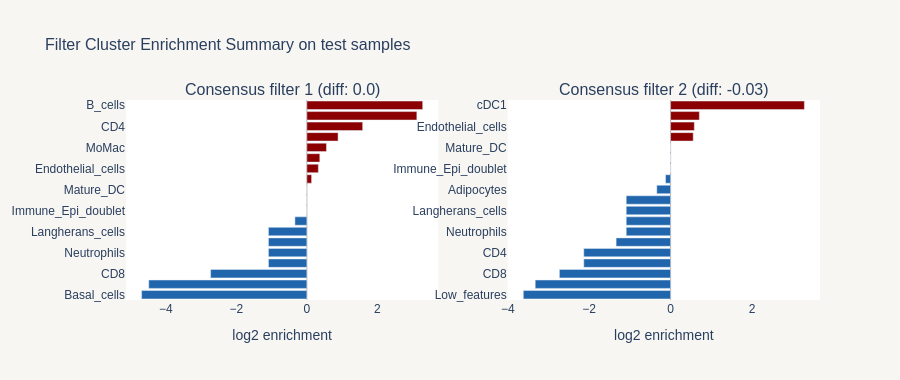
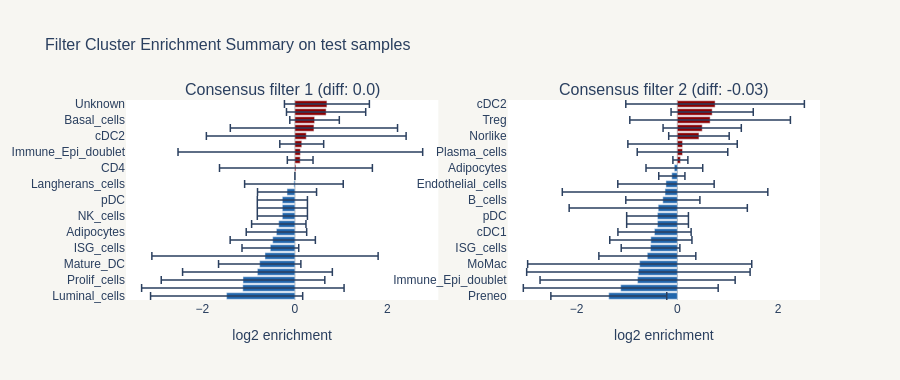

Notebook source saved alongside these figures, in order:
### Code cell
save_path = "/Users/gabrielduval/Documents/S3-CIMA/tests/data"

run_s3cima(
    "Preneo",
    image_id, 
    sample_id, 
    intensity, 
    genes, 
    cell_type, 
    x, 
    y, 
    cell_id, 
    labels,
    label_map,
    num_workers = 0,
    save_path = save_path
)

### Figure 1 — Plotly figure (JSON) as saved in the notebook; plotly's stock layout.template omitted (floating-point values rounded to 4 significant figures)
{"data": [{"customdata": [["Basal_cells", -4.691, 0], ["Norlike", -4.488, 0], ["CD8", -2.732, 0], ["cDC1", -1.09, 0], ["Neutrophils", -1.09, 0], ["NK_cells", -1.09, 0], ["Langherans_cells", -1.09, 0], ["Adipocytes", -0.339, 0], ["Immune_Epi_doublet", 0, 0], ["Plasma_cells", 0, 0], ["Mature_DC", 0, 0], ["Luminal_cells", 0.134, 0], ["Endothelial_cells", 0.326, 0], ["Fibroblasts", 0.367, 0], ["MoMac", 0.556, 0], ["Low_features", 0.886, 0], ["CD4", 1.584, 0], ["Preneo", 3.122, 0], ["B_cells", 3.288, 0]], "hovertemplate": "<b>%{customdata[0]}</b><br>log2 enrichment: %{customdata[1]:.3f}<br>± std: %{customdata[2]:.3f}<extra></extra>", "marker": {"color": ["#2166ac", "#2166ac", "#2166ac", "#2166ac", "#2166ac", "#2166ac", "#2166ac", "#2166ac", "#8b0000", "#8b0000", "#8b0000", "#8b0000", "#8b0000", "#8b0000", "#8b0000", "#8b0000", "#8b0000", "#8b0000", "#8b0000"]}, "orientation": "h", "showlegend": false, "type": "bar", "x": [-4.691, -4.488, -2.732, -1.09, -1.09, -1.09, -1.09, -0.339, 0.0, 0.0, 0.0, 0.1339, 0.3258, 0.367, 0.5559, 0.8858, 1.584, 3.122, 3.288], "xaxis": "x", "y": ["Basal_cells", "Norlike", "CD8", "cDC1", "Neutrophils", "NK_cells", "Langherans_cells", "Adipocytes", "Immune_Epi_doublet", "Plasma_cells", "Mature_DC", "Luminal_cells", "Endothelial_cells", "Fibroblasts", "MoMac", "Low_features", "CD4", "Preneo", "B_cells"], "yaxis": "y"}, {"customdata": [["Low_features", -3.619, 0], ["Luminal_cells", -3.326, 0], ["CD8", -2.732, 0], ["Preneo", -2.133, 0], ["CD4", -2.133, 0], ["Basal_cells", -1.339, 0], ["Neutrophils", -1.09, 0], ["NK_cells", -1.09, 0], ["Langherans_cells", -1.09, 0], ["B_cells", -1.09, 0], ["Adipocytes", -0.339, 0], ["Norlike", -0.123, 0], ["Immune_Epi_doublet", 0, 0], ["Plasma_cells", 0, 0], ["Mature_DC", 0, 0], ["MoMac", 0.556, 0], ["Endothelial_cells", 0.583, 0], ["Fibroblasts", 0.707, 0], ["cDC1", 3.288, 0]], "hovertemplate": "<b>%{customdata[0]}</b><br>log2 enrichment: %{customdata[1]:.3f}<br>± std: %{customdata[2]:.3f}<extra></extra>", "marker": {"color": ["#2166ac", "#2166ac", "#2166ac", "#2166ac", "#2166ac", "#2166ac", "#2166ac", "#2166ac", "#2166ac", "#2166ac", "#2166ac", "#2166ac", "#8b0000", "#8b0000", "#8b0000", "#8b0000", "#8b0000", "#8b0000", "#8b0000"]}, "orientation": "h", "showlegend": false, "type": "bar", "x": [-3.619, -3.326, -2.732, -2.133, -2.133, -1.339, -1.09, -1.09, -1.09, -1.09, -0.339, -0.1234, 0.0, 0.0, 0.0, 0.5559, 0.583, 0.7068, 3.288], "xaxis": "x2", "y": ["Low_features", "Luminal_cells", "CD8", "Preneo", "CD4", "Basal_cells", "Neutrophils", "NK_cells", "Langherans_cells", "B_cells", "Adipocytes", "Norlike", "Immune_Epi_doublet", "Plasma_cells", "Mature_DC", "MoMac", "Endothelial_cells", "Fibroblasts", "cDC1"], "yaxis": "y2"}], "layout": {"annotations": [{"font": {"size": 16}, "showarrow": false, "text": "Consensus filter 1 (diff: 0.0)", "x": 0.225, "xanchor": "center", "xref": "paper", "y": 1, "yanchor": "bottom", "yref": "paper"}, {"font": {"size": 16}, "showarrow": false, "text": "Consensus filter 2 (diff: -0.03)", "x": 0.775, "xanchor": "center", "xref": "paper", "y": 1, "yanchor": "bottom", "yref": "paper"}], "font": {"family": "Arial, sans-serif", "size": 12}, "height": 380, "paper_bgcolor": "#f7f6f2", "plot_bgcolor": "#ffffff", "title": {"font": {"size": 16}, "text": "Filter Cluster Enrichment Summary on test samples"}, "xaxis": {"anchor": "y", "domain": [0, 0.45], "title": {"text": "log2 enrichment"}, "zeroline": true, "zerolinecolor": "rgba(0,0,0,0.3)", "zerolinewidth": 1}, "xaxis2": {"anchor": "y2", "domain": [0.55, 1], "title": {"text": "log2 enrichment"}, "zeroline": true, "zerolinecolor": "rgba(0,0,0,0.3)", "zerolinewidth": 1}, "yaxis": {"anchor": "x", "automargin": true, "domain": [0, 1]}, "yaxis2": {"anchor": "x2", "automargin": true, "domain": [0, 1]}}}

### Figure 2 — Plotly figure (JSON) as saved in the notebook; plotly's stock layout.template omitted (floating-point values rounded to 4 significant figures)
{"data": [{"customdata": [["Luminal_cells", -1.477, 1.645], ["MoMac", -1.126, 2.189], ["Prolif_cells", -1.122, 1.769], ["Neutrophils", -0.81, 1.619], ["Mature_DC", -0.761, 0.89], ["Plasma_cells", -0.647, 2.446], ["ISG_cells", -0.531, 0.613], ["Preneo", -0.479, 0.921], ["Adipocytes", -0.399, 0.654], ["Endothelial_cells", -0.349, 0.588], ["NK_cells", -0.271, 0.542], ["cDC1", -0.271, 0.542], ["pDC", -0.271, 0.542], ["B_cells", -0.17, 0.638], ["Langherans_cells", -0.021, 1.066], ["Treg", 0, 0], ["CD4", 0.022, 1.653], ["Fibroblasts", 0.114, 0.278], ["Immune_Epi_doublet", 0.118, 2.645], ["Low_features", 0.148, 0.474], ["cDC2", 0.245, 2.16], ["CD8", 0.411, 1.808], ["Basal_cells", 0.425, 0.535], ["Norlike", 0.675, 0.857], ["Unknown", 0.692, 0.918]], "error_x": {"array": [1.645, 2.189, 1.769, 1.619, 0.8902, 2.446, 0.6132, 0.9214, 0.6538, 0.5877, 0.5421, 0.5421, 0.5421, 0.6384, 1.066, 0, 1.653, 0.278, 2.645, 0.4744, 2.16, 1.808, 0.5354, 0.8566, 0.9185], "thickness": 1.5, "type": "data", "visible": true, "width": 4}, "hovertemplate": "<b>%{customdata[0]}</b><br>log2 enrichment: %{customdata[1]:.3f}<br>± std: %{customdata[2]:.3f}<extra></extra>", "marker": {"color": ["#2166ac", "#2166ac", "#2166ac", "#2166ac", "#2166ac", "#2166ac", "#2166ac", "#2166ac", "#2166ac", "#2166ac", "#2166ac", "#2166ac", "#2166ac", "#2166ac", "#2166ac", "#8b0000", "#8b0000", "#8b0000", "#8b0000", "#8b0000", "#8b0000", "#8b0000", "#8b0000", "#8b0000", "#8b0000"]}, "orientation": "h", "showlegend": false, "type": "bar", "x": [-1.477, -1.126, -1.122, -0.8097, -0.761, -0.6467, -0.5308, -0.4789, -0.3992, -0.3486, -0.2711, -0.2711, -0.2711, -0.1702, -0.02122, 0.0, 0.02245, 0.1139, 0.1178, 0.1478, 0.245, 0.4113, 0.425, 0.6746, 0.6922], "xaxis": "x", "y": ["Luminal_cells", "MoMac", "Prolif_cells", "Neutrophils", "Mature_DC", "Plasma_cells", "ISG_cells", "Preneo", "Adipocytes", "Endothelial_cells", "NK_cells", "cDC1", "pDC", "B_cells", "Langherans_cells", "Treg", "CD4", "Fibroblasts", "Immune_Epi_doublet", "Low_features", "cDC2", "CD8", "Basal_cells", "Norlike", "Unknown"], "yaxis": "y"}, {"customdata": [["Preneo", -1.359, 1.149], ["Luminal_cells", -1.122, 1.932], ["Immune_Epi_doublet", -0.788, 1.935], ["Basal_cells", -0.772, 2.215], ["MoMac", -0.746, 2.222], ["Prolif_cells", -0.595, 0.961], ["ISG_cells", -0.531, 0.582], ["Mature_DC", -0.525, 0.815], ["cDC1", -0.452, 0.726], ["NK_cells", -0.392, 0.612], ["pDC", -0.392, 0.612], ["CD8", -0.378, 1.766], ["B_cells", -0.287, 0.735], ["CD4", -0.243, 2.038], ["Endothelial_cells", -0.225, 0.955], ["Fibroblasts", -0.109, 0.259], ["Adipocytes", -0.059, 0.562], ["Neutrophils", 0.061, 0.149], ["Plasma_cells", 0.103, 0.898], ["Low_features", 0.104, 1.085], ["Norlike", 0.429, 0.6], ["Langherans_cells", 0.493, 0.776], ["Treg", 0.65, 1.592], ["Unknown", 0.691, 0.815], ["cDC2", 0.749, 1.771]], "error_x": {"array": [1.149, 1.932, 1.935, 2.215, 2.222, 0.9614, 0.5818, 0.8148, 0.726, 0.6124, 0.6124, 1.766, 0.735, 2.038, 0.9555, 0.2595, 0.5624, 0.1486, 0.8979, 1.085, 0.5996, 0.7758, 1.592, 0.815, 1.771], "thickness": 1.5, "type": "data", "visible": true, "width": 4}, "hovertemplate": "<b>%{customdata[0]}</b><br>log2 enrichment: %{customdata[1]:.3f}<br>± std: %{customdata[2]:.3f}<extra></extra>", "marker": {"color": ["#2166ac", "#2166ac", "#2166ac", "#2166ac", "#2166ac", "#2166ac", "#2166ac", "#2166ac", "#2166ac", "#2166ac", "#2166ac", "#2166ac", "#2166ac", "#2166ac", "#2166ac", "#2166ac", "#2166ac", "#8b0000", "#8b0000", "#8b0000", "#8b0000", "#8b0000", "#8b0000", "#8b0000", "#8b0000"]}, "orientation": "h", "showlegend": false, "type": "bar", "x": [-1.359, -1.122, -0.7878, -0.7721, -0.7463, -0.5946, -0.5311, -0.5248, -0.4522, -0.3922, -0.3922, -0.3784, -0.2871, -0.2433, -0.2252, -0.1088, -0.05876, 0.06066, 0.1025, 0.1035, 0.4285, 0.4929, 0.6501, 0.6907, 0.7489], "xaxis": "x2", "y": ["Preneo", "Luminal_cells", "Immune_Epi_doublet", "Basal_cells", "MoMac", "Prolif_cells", "ISG_cells", "Mature_DC", "cDC1", "NK_cells", "pDC", "CD8", "B_cells", "CD4", "Endothelial_cells", "Fibroblasts", "Adipocytes", "Neutrophils", "Plasma_cells", "Low_features", "Norlike", "Langherans_cells", "Treg", "Unknown", "cDC2"], "yaxis": "y2"}], "layout": {"annotations": [{"font": {"size": 16}, "showarrow": false, "text": "Consensus filter 1 (diff: 0.0)", "x": 0.225, "xanchor": "center", "xref": "paper", "y": 1, "yanchor": "bottom", "yref": "paper"}, {"font": {"size": 16}, "showarrow": false, "text": "Consensus filter 2 (diff: -0.03)", "x": 0.775, "xanchor": "center", "xref": "paper", "y": 1, "yanchor": "bottom", "yref": "paper"}], "font": {"family": "Arial, sans-serif", "size": 12}, "height": 380, "paper_bgcolor": "#f7f6f2", "plot_bgcolor": "#ffffff", "title": {"font": {"size": 16}, "text": "Filter Cluster Enrichment Summary on test samples"}, "xaxis": {"anchor": "y", "domain": [0, 0.45], "title": {"text": "log2 enrichment"}, "zeroline": true, "zerolinecolor": "rgba(0,0,0,0.3)", "zerolinewidth": 1}, "xaxis2": {"anchor": "y2", "domain": [0.55, 1], "title": {"text": "log2 enrichment"}, "zeroline": true, "zerolinecolor": "rgba(0,0,0,0.3)", "zerolinewidth": 1}, "yaxis": {"anchor": "x", "automargin": true, "domain": [0, 1]}, "yaxis2": {"anchor": "x2", "automargin": true, "domain": [0, 1]}}}
